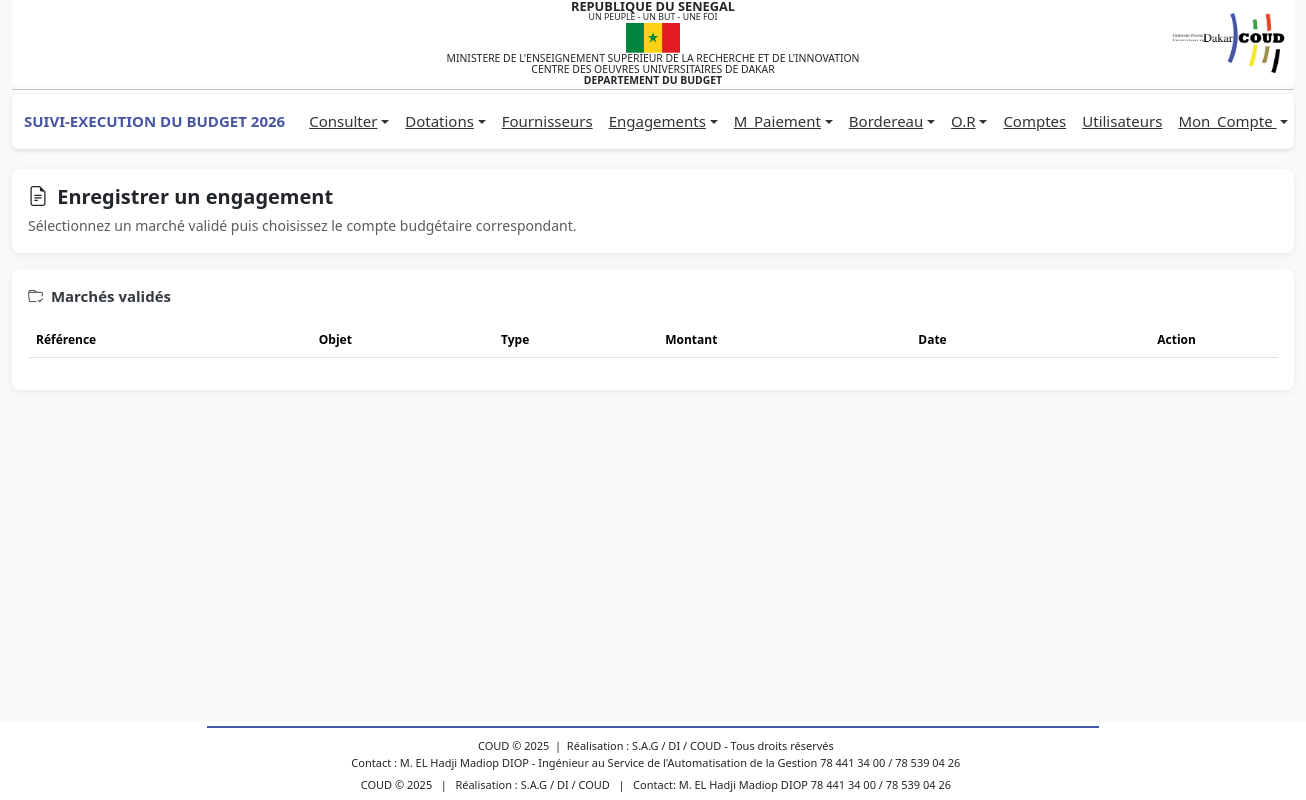
/profiles/engagements/ajouter.php (signed in), run on an earlier commit of the app's database.
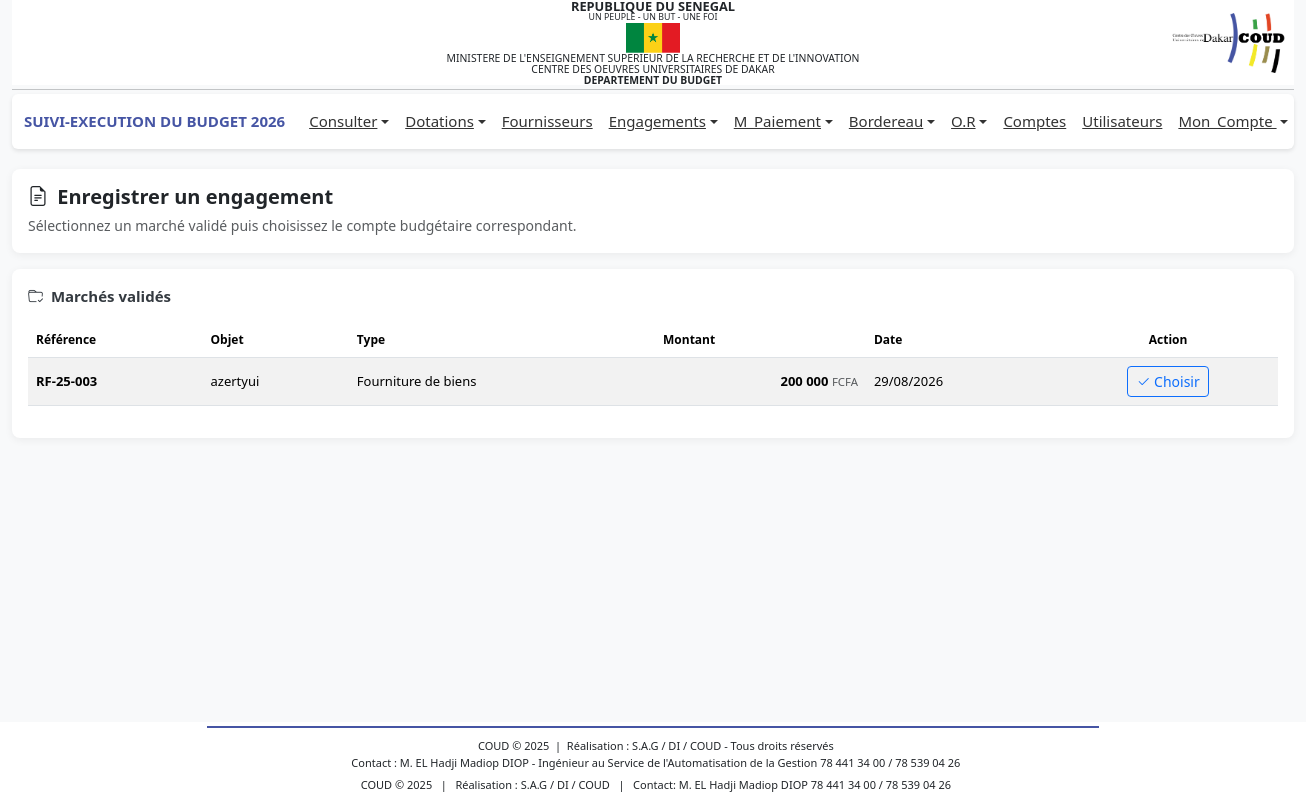
And on a later commit of the database.
### tables this page shows
CREATE TABLE IF NOT EXISTS `sigm_marches` (
  `id` int UNSIGNED NOT NULL AUTO_INCREMENT,
  `reference` varchar(100) NOT NULL,
  `annee` year NOT NULL,
  `montant` decimal(15,2) NOT NULL DEFAULT '0.00',
  `type_marche` varchar(100) NOT NULL,
  `objet` text NOT NULL,
  `id_fournisseur` int NOT NULL,
  `statut` enum('en_attente','valide','annule') NOT NULL DEFAULT 'en_attente',
  `motif_annulation` text,
  `created_by` int DEFAULT NULL,
  `validated_by` int DEFAULT NULL,
  `cancelled_by` int DEFAULT NULL,
  `date_creation` datetime NOT NULL DEFAULT CURRENT_TIMESTAMP,
  `date_validation` datetime DEFAULT NULL,
  `date_annulation` datetime DEFAULT NULL,
  `updated_at` datetime DEFAULT NULL ON UPDATE CURRENT_TIMESTAMP,
  PRIMARY KEY (`id`),
  UNIQUE KEY `reference` (`reference`),
  KEY `idx_annee` (`annee`),
  KEY `idx_statut` (`statut`),
  KEY `idx_type_marche` (`type_marche`),
  KEY `idx_created_by` (`created_by`)
);

### profiles/engagements/ajouter.php (the view, shortened to what this page needs)
<?php
global $connexion;
$sql = "
    SELECT
        id,
        reference,
        annee,
        montant,
        type_marche,
        objet,
        date_creation
    FROM sigm_marches
    WHERE statut = 'valide'
    ORDER BY date_creation DESC
";
$resultMarches = mysqli_query($connexion, $sql);
include '../../includes/header.php';
?>
<link rel="stylesheet" href="https://cdn.datatables.net/1.13.6/css/jquery.dataTables.min.css">
<link rel="stylesheet" href="https://cdn.datatables.net/buttons/2.4.2/css/buttons.dataTables.min.css">
<link rel="stylesheet" href="https://cdn.jsdelivr.net/npm/bootstrap-icons@1.11.3/font/bootstrap-icons.css">
<main class="container-fluid mt-3">
    <div class="card card-simple mb-3">
        <div class="card-body py-3">
            <h5 class="fw-bold mb-1">
                <i class="bi bi-file-earmark-text me-1"></i>
                Enregistrer un engagement
            </h5>
            <small class="text-muted">
                Sélectionnez un marché validé puis choisissez le compte budgétaire correspondant.
            </small>
        </div>
    </div>
    <div class="card card-simple mb-3">
        <div class="card-body">
            <div class="section-title mb-3">
                <i class="bi bi-folder-check me-1"></i>
                Marchés validés
            </div>
            <div class="table-responsive">
                <table id="tableMarches" class="table table-striped table-hover align-middle">
                    <thead>
                        <tr>
                            <th>Référence</th>
                            <th>Objet</th>
                            <th>Type</th>
                            <th>Montant</th>
                            <th>Date</th>
                            <th class="text-center">
                                Action
                            </th>
                        </tr>
                    </thead>
                    <tbody>
                        <?php while ($marche = mysqli_fetch_assoc($resultMarches)): ?>
                        <tr id="marche-<?= $marche['id'] ?>">
                            <td>
                                <strong>
                                    <?= htmlspecialchars($marche['reference']) ?>
                                </strong>
                            </td>
                            <td>
                                <?= htmlspecialchars($marche['objet']) ?>
                            </td>
                            <td>
                                <?= htmlspecialchars($marche['type_marche']) ?>
                            </td>
                            <td class="text-end">
                                <strong>
                                    <?= number_format(
                                    $marche['montant'],
                                    0,
                                    ',',
                                    ' '
                                ) ?>
                                </strong>
                                <small class="text-muted">
                                    FCFA
                                </small>
                            </td>
                            <td>
                                <?= date(
                                'd/m/Y',
                                strtotime($marche['date_creation'])
                            ) ?>
                            </td>
                            <td class="text-center">
                                <button type="button" class="btn btn-outline-primary btn-sm btn-choisir"
                                    data-id="<?= $marche['id'] ?>" data-reference="<?= htmlspecialchars(
                                        $marche['reference'],
                                        ENT_QUOTES
                                    ) ?>" data-objet="<?= htmlspecialchars(
                                        $marche['objet'],
                                        ENT_QUOTES
                                    ) ?>" data-type="<?= htmlspecialchars(
                                        $marche['type_marche'],
                                        ENT_QUOTES
                                    ) ?>" data-montant="<?= $marche['montant'] ?>">
                                    <i class="bi bi-check2"></i>
                                    Choisir
                                </button>
                            </td>
                        </tr>
                        <?php endwhile; ?>
                    </tbody>
                </table>
            </div>
        </div>
    </div>
</main>
<?php include '../../includes/footer.php'; ?>

What changed in the data, as far as the page shows it:
added sigm_marches: reference "RF-25-003", objet "azertyui", type_marche "Fourniture de biens", montant "200 000", date_creation "29/08/2026"
